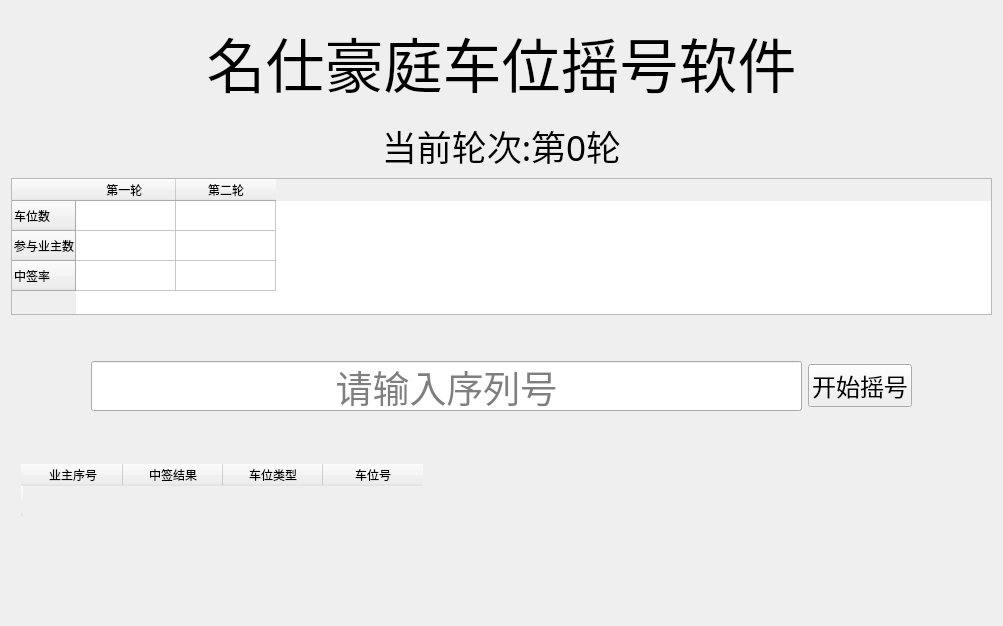
<?xml version="1.0" encoding="UTF-8"?>
<ui version="4.0">
 <class>LotteryPage</class>
 <widget class="QWidget" name="LotteryPage">
  <property name="geometry">
   <rect>
    <x>0</x>
    <y>0</y>
    <width>1003</width>
    <height>626</height>
   </rect>
  </property>
  <property name="windowTitle">
   <string>Form</string>
  </property>
  <property name="styleSheet">
   <string notr="true"/>
  </property>
  <layout class="QVBoxLayout" name="verticalLayout_2">
   <item>
    <spacer name="verticalSpacer_5">
     <property name="orientation">
      <enum>Qt::Vertical</enum>
     </property>
     <property name="sizeType">
      <enum>QSizePolicy::Fixed</enum>
     </property>
     <property name="sizeHint" stdset="0">
      <size>
       <width>20</width>
       <height>8</height>
      </size>
     </property>
    </spacer>
   </item>
   <item>
    <widget class="QLabel" name="label">
     <property name="palette">
      <palette>
       <active>
        <colorrole role="Text">
         <brush brushstyle="SolidPattern">
          <color alpha="255">
           <red>255</red>
           <green>255</green>
           <blue>0</blue>
          </color>
         </brush>
        </colorrole>
        <colorrole role="PlaceholderText">
         <brush brushstyle="SolidPattern">
          <color alpha="128">
           <red>255</red>
           <green>255</green>
           <blue>0</blue>
          </color>
         </brush>
        </colorrole>
       </active>
       <inactive>
        <colorrole role="Text">
         <brush brushstyle="SolidPattern">
          <color alpha="255">
           <red>255</red>
           <green>255</green>
           <blue>0</blue>
          </color>
         </brush>
        </colorrole>
        <colorrole role="PlaceholderText">
         <brush brushstyle="SolidPattern">
          <color alpha="128">
           <red>255</red>
           <green>255</green>
           <blue>0</blue>
          </color>
         </brush>
        </colorrole>
       </inactive>
       <disabled>
        <colorrole role="Text">
         <brush brushstyle="SolidPattern">
          <color alpha="255">
           <red>120</red>
           <green>120</green>
           <blue>120</blue>
          </color>
         </brush>
        </colorrole>
        <colorrole role="PlaceholderText">
         <brush brushstyle="SolidPattern">
          <color alpha="128">
           <red>0</red>
           <green>0</green>
           <blue>0</blue>
          </color>
         </brush>
        </colorrole>
       </disabled>
      </palette>
     </property>
     <property name="font">
      <font>
       <family>宋体</family>
       <pointsize>44</pointsize>
      </font>
     </property>
     <property name="text">
      <string>名仕豪庭车位摇号软件</string>
     </property>
     <property name="alignment">
      <set>Qt::AlignCenter</set>
     </property>
    </widget>
   </item>
   <item>
    <spacer name="verticalSpacer_6">
     <property name="orientation">
      <enum>Qt::Vertical</enum>
     </property>
     <property name="sizeType">
      <enum>QSizePolicy::Fixed</enum>
     </property>
     <property name="sizeHint" stdset="0">
      <size>
       <width>20</width>
       <height>8</height>
      </size>
     </property>
    </spacer>
   </item>
   <item>
    <widget class="QLabel" name="label_round">
     <property name="font">
      <font>
       <family>宋体</family>
       <pointsize>26</pointsize>
      </font>
     </property>
     <property name="text">
      <string>当前轮次:第0轮</string>
     </property>
     <property name="alignment">
      <set>Qt::AlignCenter</set>
     </property>
    </widget>
   </item>
   <item>
    <widget class="QTableWidget" name="table_round">
     <row>
      <property name="text">
       <string>车位数</string>
      </property>
     </row>
     <row>
      <property name="text">
       <string>参与业主数</string>
      </property>
     </row>
     <row>
      <property name="text">
       <string>中签率</string>
      </property>
     </row>
     <column>
      <property name="text">
       <string>第一轮 </string>
      </property>
     </column>
     <column>
      <property name="text">
       <string>第二轮</string>
      </property>
     </column>
     <item row="0" column="0">
      <property name="text">
       <string/>
      </property>
     </item>
     <item row="0" column="1">
      <property name="text">
       <string/>
      </property>
     </item>
     <item row="1" column="0">
      <property name="text">
       <string/>
      </property>
     </item>
     <item row="1" column="1">
      <property name="text">
       <string/>
      </property>
     </item>
     <item row="2" column="0">
      <property name="text">
       <string/>
      </property>
     </item>
     <item row="2" column="1">
      <property name="text">
       <string/>
      </property>
     </item>
    </widget>
   </item>
   <item>
    <spacer name="verticalSpacer_3">
     <property name="orientation">
      <enum>Qt::Vertical</enum>
     </property>
     <property name="sizeType">
      <enum>QSizePolicy::Fixed</enum>
     </property>
     <property name="sizeHint" stdset="0">
      <size>
       <width>20</width>
       <height>40</height>
      </size>
     </property>
    </spacer>
   </item>
   <item>
    <layout class="QVBoxLayout" name="verticalLayout">
     <item>
      <layout class="QHBoxLayout" name="horizontalLayout">
       <item>
        <spacer name="horizontalSpacer">
         <property name="orientation">
          <enum>Qt::Horizontal</enum>
         </property>
         <property name="sizeType">
          <enum>QSizePolicy::Fixed</enum>
         </property>
         <property name="sizeHint" stdset="0">
          <size>
           <width>80</width>
           <height>20</height>
          </size>
         </property>
        </spacer>
       </item>
       <item>
        <widget class="QLineEdit" name="line_code">
         <property name="font">
          <font>
           <pointsize>28</pointsize>
          </font>
         </property>
         <property name="alignment">
          <set>Qt::AlignCenter</set>
         </property>
         <property name="placeholderText">
          <string>请输入序列号</string>
         </property>
        </widget>
       </item>
       <item>
        <widget class="QPushButton" name="btn_lottery">
         <property name="font">
          <font>
           <pointsize>18</pointsize>
          </font>
         </property>
         <property name="text">
          <string>开始摇号</string>
         </property>
        </widget>
       </item>
       <item>
        <spacer name="horizontalSpacer_2">
         <property name="orientation">
          <enum>Qt::Horizontal</enum>
         </property>
         <property name="sizeType">
          <enum>QSizePolicy::Fixed</enum>
         </property>
         <property name="sizeHint" stdset="0">
          <size>
           <width>80</width>
           <height>20</height>
          </size>
         </property>
        </spacer>
       </item>
      </layout>
     </item>
    </layout>
   </item>
   <item>
    <spacer name="verticalSpacer_2">
     <property name="orientation">
      <enum>Qt::Vertical</enum>
     </property>
     <property name="sizeType">
      <enum>QSizePolicy::Fixed</enum>
     </property>
     <property name="sizeHint" stdset="0">
      <size>
       <width>20</width>
       <height>40</height>
      </size>
     </property>
    </spacer>
   </item>
   <item>
    <widget class="QWidget" name="widget" native="true">
     <layout class="QHBoxLayout" name="horizontalLayout_2">
      <property name="topMargin">
       <number>6</number>
      </property>
      <property name="bottomMargin">
       <number>6</number>
      </property>
      <item>
       <widget class="QTableWidget" name="table_result">
        <property name="sizePolicy">
         <sizepolicy hsizetype="Preferred" vsizetype="Preferred">
          <horstretch>0</horstretch>
          <verstretch>0</verstretch>
         </sizepolicy>
        </property>
        <property name="palette">
         <palette>
          <active>
           <colorrole role="Base">
            <brush brushstyle="SolidPattern">
             <color alpha="0">
              <red>255</red>
              <green>255</green>
              <blue>255</blue>
             </color>
            </brush>
           </colorrole>
           <colorrole role="Window">
            <brush brushstyle="SolidPattern">
             <color alpha="0">
              <red>240</red>
              <green>240</green>
              <blue>240</blue>
             </color>
            </brush>
           </colorrole>
           <colorrole role="HighlightedText">
            <brush brushstyle="SolidPattern">
             <color alpha="255">
              <red>255</red>
              <green>255</green>
              <blue>255</blue>
             </color>
            </brush>
           </colorrole>
          </active>
          <inactive>
           <colorrole role="Base">
            <brush brushstyle="SolidPattern">
             <color alpha="0">
              <red>255</red>
              <green>255</green>
              <blue>255</blue>
             </color>
            </brush>
           </colorrole>
           <colorrole role="Window">
            <brush brushstyle="SolidPattern">
             <color alpha="0">
              <red>240</red>
              <green>240</green>
              <blue>240</blue>
             </color>
            </brush>
           </colorrole>
           <colorrole role="HighlightedText">
            <brush brushstyle="SolidPattern">
             <color alpha="255">
              <red>255</red>
              <green>255</green>
              <blue>255</blue>
             </color>
            </brush>
           </colorrole>
          </inactive>
          <disabled>
           <colorrole role="Base">
            <brush brushstyle="SolidPattern">
             <color alpha="0">
              <red>240</red>
              <green>240</green>
              <blue>240</blue>
             </color>
            </brush>
           </colorrole>
           <colorrole role="Window">
            <brush brushstyle="SolidPattern">
             <color alpha="0">
              <red>240</red>
              <green>240</green>
              <blue>240</blue>
             </color>
            </brush>
           </colorrole>
           <colorrole role="HighlightedText">
            <brush brushstyle="SolidPattern">
             <color alpha="255">
              <red>255</red>
              <green>255</green>
              <blue>255</blue>
             </color>
            </brush>
           </colorrole>
          </disabled>
         </palette>
        </property>
        <property name="styleSheet">
         <string notr="true"/>
        </property>
        <row>
         <property name="text">
          <string/>
         </property>
        </row>
        <column>
         <property name="text">
          <string>业主序号</string>
         </property>
        </column>
        <column>
         <property name="text">
          <string>中签结果</string>
         </property>
        </column>
        <column>
         <property name="text">
          <string>车位类型</string>
         </property>
        </column>
        <column>
         <property name="text">
          <string>车位号</string>
         </property>
        </column>
       </widget>
      </item>
     </layout>
    </widget>
   </item>
   <item>
    <spacer name="verticalSpacer">
     <property name="orientation">
      <enum>Qt::Vertical</enum>
     </property>
     <property name="sizeType">
      <enum>QSizePolicy::Fixed</enum>
     </property>
     <property name="sizeHint" stdset="0">
      <size>
       <width>20</width>
       <height>8</height>
      </size>
     </property>
    </spacer>
   </item>
  </layout>
 </widget>
 <resources/>
 <connections/>
</ui>
